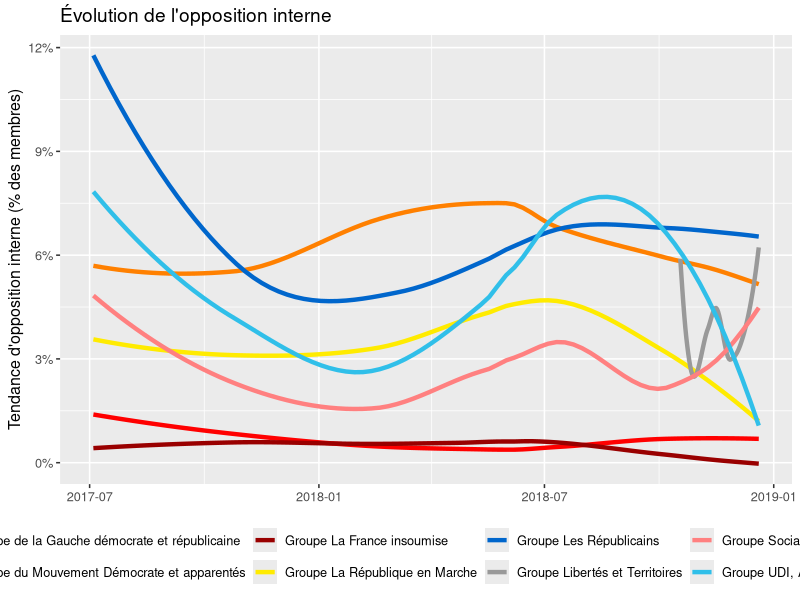

R code for this plot:
library(ggplot2)
library(scales)
library(dplyr)

df <- readr::read_csv('prepared.csv') %>%
  arrange(group)

g <- ggplot(data = df, aes(x = date, y = dissent, color = group)) +
  geom_smooth(method = "loess", se = FALSE, size = 1.5) +
  labs(title = "Évolution de l'opposition interne",
     y = "Tendance d'opposition interne (% des membres)",
     x = NULL) +
  scale_y_continuous(labels = scales::percent_format(accuracy = 1)) +
  scale_color_manual(values = c("#FF0000", "#FF8000", "#990000", "#FFEB00", "#0066CC", "#999999", "#FF8080", "#30BFE9")) +
  theme_grey(base_size = 11.5) +
  theme(legend.title = element_blank(), legend.position = "bottom")

ggsave(g, filename = "whip_graph.png", width = 10, height = 5, units = "in")
